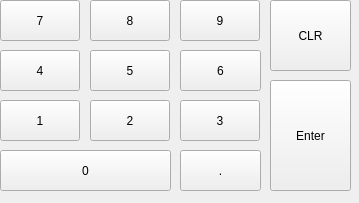
<?xml version="1.0" encoding="UTF-8"?>
<ui version="4.0">
 <class>keypad</class>
 <widget class="QWidget" name="keypad">
  <property name="geometry">
   <rect>
    <x>0</x>
    <y>0</y>
    <width>359</width>
    <height>203</height>
   </rect>
  </property>
  <property name="windowTitle">
   <string>Form</string>
  </property>
  <widget class="QPushButton" name="pushButton_3">
   <property name="geometry">
    <rect>
     <x>180</x>
     <y>100</y>
     <width>80</width>
     <height>41</height>
    </rect>
   </property>
   <property name="styleSheet">
    <string notr="true">
QPushButton{image: url(:/new/prefix1/Rectangle 18.png);}

QPushButton:hover {
image: url(:/new/prefix1/Rectangle 18.png);


    /* Style when hovered over */
    background-color: blue;
    color: black;}</string>
   </property>
   <property name="text">
    <string>3</string>
   </property>
  </widget>
  <widget class="QPushButton" name="pushButton_9">
   <property name="geometry">
    <rect>
     <x>180</x>
     <y>0</y>
     <width>80</width>
     <height>41</height>
    </rect>
   </property>
   <property name="styleSheet">
    <string notr="true">
QPushButton{image: url(:/new/prefix1/Rectangle 18.png);}

QPushButton:hover {
image: url(:/new/prefix1/Rectangle 18.png);


    /* Style when hovered over */
    background-color: blue;
    color: black;}</string>
   </property>
   <property name="text">
    <string>9</string>
   </property>
  </widget>
  <widget class="QPushButton" name="pushButton_13">
   <property name="geometry">
    <rect>
     <x>180</x>
     <y>150</y>
     <width>81</width>
     <height>41</height>
    </rect>
   </property>
   <property name="styleSheet">
    <string notr="true">
QPushButton{image: url(:/new/prefix1/Rectangle 18.png);}

QPushButton:hover {
image: url(:/new/prefix1/Rectangle 18.png);


    /* Style when hovered over */
    background-color: blue;
    color: black;}</string>
   </property>
   <property name="text">
    <string>.</string>
   </property>
  </widget>
  <widget class="QPushButton" name="pushButton_4">
   <property name="geometry">
    <rect>
     <x>0</x>
     <y>50</y>
     <width>80</width>
     <height>41</height>
    </rect>
   </property>
   <property name="styleSheet">
    <string notr="true">
QPushButton{image: url(:/new/prefix1/Rectangle 18.png);}

QPushButton:hover {
image: url(:/new/prefix1/Rectangle 18.png);


    /* Style when hovered over */
    background-color: blue;
    color: black;}</string>
   </property>
   <property name="text">
    <string>4</string>
   </property>
  </widget>
  <widget class="QPushButton" name="pushButton_12">
   <property name="geometry">
    <rect>
     <x>270</x>
     <y>80</y>
     <width>81</width>
     <height>111</height>
    </rect>
   </property>
   <property name="styleSheet">
    <string notr="true">
QPushButton{image: url(:/new/prefix1/Rectangle 18.png);}

QPushButton:hover {
image: url(:/new/prefix1/Rectangle 18.png);


    /* Style when hovered over */
    background-color: blue;
    color: black;}</string>
   </property>
   <property name="text">
    <string>Enter</string>
   </property>
  </widget>
  <widget class="QPushButton" name="pushButton_2">
   <property name="geometry">
    <rect>
     <x>90</x>
     <y>100</y>
     <width>80</width>
     <height>41</height>
    </rect>
   </property>
   <property name="styleSheet">
    <string notr="true">
QPushButton{image: url(:/new/prefix1/Rectangle 18.png);}

QPushButton:hover {
image: url(:/new/prefix1/Rectangle 18.png);


    /* Style when hovered over */
    background-color: blue;
    color: black;}</string>
   </property>
   <property name="text">
    <string>2</string>
   </property>
  </widget>
  <widget class="QPushButton" name="pushButton_7">
   <property name="geometry">
    <rect>
     <x>0</x>
     <y>0</y>
     <width>80</width>
     <height>41</height>
    </rect>
   </property>
   <property name="styleSheet">
    <string notr="true">
QPushButton{image: url(:/new/prefix1/Rectangle 18.png);}

QPushButton:hover {
image: url(:/new/prefix1/Rectangle 18.png);


    /* Style when hovered over */
    background-color: blue;
    color: black;}</string>
   </property>
   <property name="text">
    <string>7</string>
   </property>
  </widget>
  <widget class="QPushButton" name="pushButton_6">
   <property name="geometry">
    <rect>
     <x>180</x>
     <y>50</y>
     <width>81</width>
     <height>41</height>
    </rect>
   </property>
   <property name="styleSheet">
    <string notr="true">
QPushButton{image: url(:/new/prefix1/Rectangle 18.png);}

QPushButton:hover {
image: url(:/new/prefix1/Rectangle 18.png);


    /* Style when hovered over */
    background-color: blue;
    color: black;}</string>
   </property>
   <property name="text">
    <string>6</string>
   </property>
  </widget>
  <widget class="QPushButton" name="pushButton">
   <property name="geometry">
    <rect>
     <x>0</x>
     <y>100</y>
     <width>80</width>
     <height>41</height>
    </rect>
   </property>
   <property name="styleSheet">
    <string notr="true">
QPushButton{image: url(:/new/prefix1/Rectangle 18.png);}

QPushButton:hover {
image: url(:/new/prefix1/Rectangle 18.png);


    /* Style when hovered over */
    background-color:blue;
    color: black;}</string>
   </property>
   <property name="text">
    <string>1</string>
   </property>
  </widget>
  <widget class="QPushButton" name="pushButton_8">
   <property name="geometry">
    <rect>
     <x>90</x>
     <y>0</y>
     <width>80</width>
     <height>41</height>
    </rect>
   </property>
   <property name="styleSheet">
    <string notr="true">
QPushButton{image: url(:/new/prefix1/Rectangle 18.png);}

QPushButton:hover {
image: url(:/new/prefix1/Rectangle 18.png);


    /* Style when hovered over */
    background-color: blue;
    color: black;}</string>
   </property>
   <property name="text">
    <string>8</string>
   </property>
  </widget>
  <widget class="QPushButton" name="pushButton_11">
   <property name="geometry">
    <rect>
     <x>270</x>
     <y>0</y>
     <width>81</width>
     <height>71</height>
    </rect>
   </property>
   <property name="styleSheet">
    <string notr="true">
QPushButton{image: url(:/new/prefix1/Rectangle 18.png);}

QPushButton:hover {
image: url(:/new/prefix1/Rectangle 18.png);


    /* Style when hovered over */
    background-color: blue;
    color: black;}</string>
   </property>
   <property name="text">
    <string>CLR</string>
   </property>
  </widget>
  <widget class="QPushButton" name="pushButton_5">
   <property name="geometry">
    <rect>
     <x>90</x>
     <y>50</y>
     <width>80</width>
     <height>41</height>
    </rect>
   </property>
   <property name="styleSheet">
    <string notr="true">
QPushButton{image: url(:/new/prefix1/Rectangle 18.png);}

QPushButton:hover {
image: url(:/new/prefix1/Rectangle 18.png);


    /* Style when hovered over */
    background-color: blue;
    color: black;}</string>
   </property>
   <property name="text">
    <string>5</string>
   </property>
  </widget>
  <widget class="QPushButton" name="pushButton_10">
   <property name="geometry">
    <rect>
     <x>0</x>
     <y>150</y>
     <width>171</width>
     <height>41</height>
    </rect>
   </property>
   <property name="styleSheet">
    <string notr="true">
QPushButton{image: url(:/new/prefix1/Rectangle 18.png);}

QPushButton:hover {
image: url(:/new/prefix1/Rectangle 18.png);


    /* Style when hovered over */
    background-color: blue;
    color: black;}</string>
   </property>
   <property name="text">
    <string>0</string>
   </property>
  </widget>
 </widget>
 <resources/>
 <connections/>
</ui>
